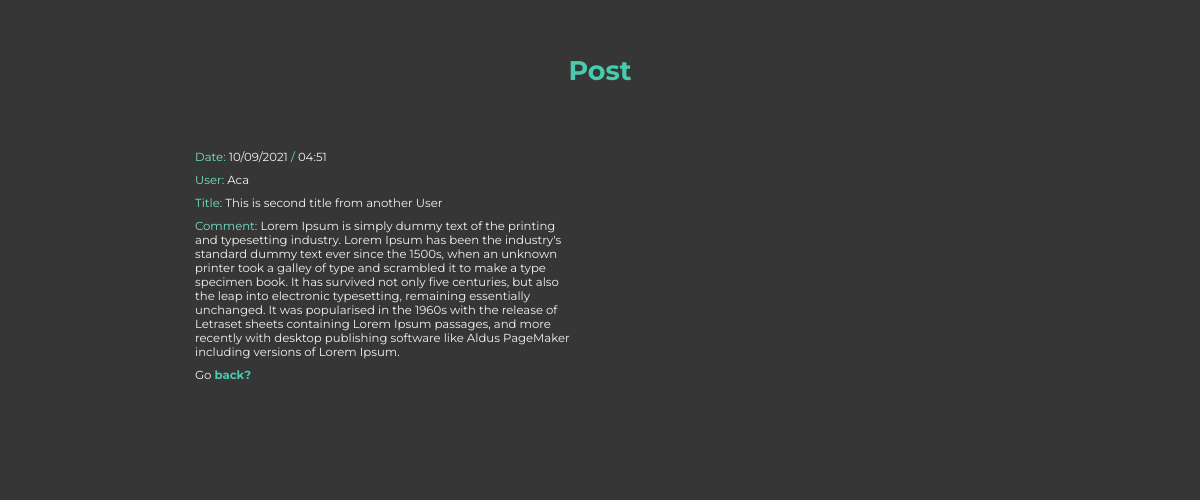
/comment/2 (signed in), run on the app's committed database.
### app/models/models.py (models this page shows, shortened)
class Post(db.Model):
    id = db.Column(db.Integer, primary_key=True)
    title = db.Column(db.String(100), nullable=False)
    date_posted = db.Column(db.DateTime, nullable=False, default=datetime.now(Srb))
    comment = db.Column(db.Text, nullable=False)
    user_id = db.Column(db.Integer, db.ForeignKey('user.id'), nullable=False)

class User(db.Model, UserMixin):
    id = db.Column(db.Integer, primary_key=True)
    username = db.Column(db.String(120), nullable=False, unique=True)
    email = db.Column(db.String(120), nullable=False, unique=True)
    password = db.Column(db.String(20), nullable=False)
    posts = db.relationship('Post', backref='author', lazy=True)

### app/routes.py (the view)
@web.route("/comment/<int:post_id>")
@login_required
def comment(post_id):
    post = Post.query.get_or_404(post_id)
    return render_template('comment.html', title='post.title', post=post)

### app/models/models.py (called while the page is built)
@login_manager.user_loader
def load_user(user_id):
    return User.query.get(int(user_id))

### app/templates/comment.html (shortened to what this page needs)
<!DOCTYPE html>
<html lang="en">
{% include 'includes/head.html' %}
<body class="post-body">
        <div class="registration_data red">
            <h2 class="users">Post</h2>
            {% block content %}
            <div class="col-1-of-2">
              <p><span class="primary-color">Date:</span> {{ post.date_posted.strftime('%d/%m/%Y') }} <span class="primary-color">/</span> <span>{{ post.date_posted.strftime('%H:%M') }}</span></p>
              <p class=""><span class="primary-color">User:</span> {{ post.author.username }}</p>
              <p class=""><span class="primary-color">Title:</span> {{ post.title }}</p>
              <p class=""><span class="primary-color">Comment:</span> {{ post.comment }}</p>
              <p class="already">Go <a href="{{ url_for('web.home') }}"> back?</a></p>
            </div>
        {% endblock content %}
</body>
</html>

### app/static/css/main.css (style rules this page uses)
*, *::after, *::before { margin: 0; padding: 0; -webkit-box-sizing: inherit; box-sizing: inherit; }
html { font-size: 62.5%; }
@media only screen and (max-width: 75em) { html { font-size: 56.25%; } }
body { font-family: 'Montserrat', sans-serif; -webkit-box-sizing: border-box; box-sizing: border-box; overflow-x: hidden; }
.post-body { width: 100%; height: 100%; background-color: #363636; }
a { text-decoration: none; font-weight: bold; color: #F4F4ED; }
.registration_data { padding-bottom: 10rem; }
.registration_data h2 { color: #49caae; font-size: 1.8rem; text-align: left; }
.registration_data p { margin-top: 1rem; text-align: left; font-size: 1.3rem; color: #F4F4ED; }
.registration_data .users { margin: 6rem auto; text-align: center; font-size: 3rem; }
.registration_data .primary-color { color: #72e4cb; }
.red { max-width: 90rem; margin: 0 auto; }
.red::after { content: ""; display: table; clear: both; }
.red [class^="col-"] { float: left; }
.red [class^="col-"]:not(:last-child) { margin-right: 6rem; }
.red .col-1-of-2 { width: calc((100% - 6rem) / 2); }
.already { color: #F4F4ED; font-size: 1.3rem; }
.already a { text-decoration: none; color: #49caae; }

### data on the page
Post: date_posted "10/09/2021", date_posted "04:51", title "This is second title from another User", comment "Lorem Ipsum is simply dummy text of the printing and typesetting industry. Lorem Ipsum has been the industry's standard dummy text ever since the 1500s, when an unknown printer took a galley of type and scrambled it to make a type specimen book. It has survived not only five centuries, but also the leap into electronic typesetting, remaining essentially unchanged. It was popularised in the 1960s with the release of Letraset sheets containing Lorem Ipsum passages, and more recently with desktop publishing software like Aldus PageMaker including versions of Lorem Ipsum."
User: author.username "Aca"
